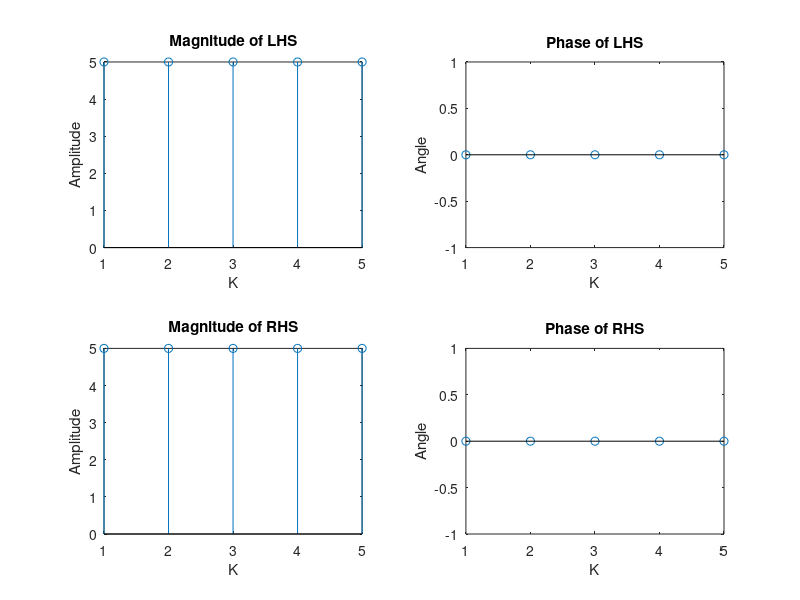

Here is the MATLAB script that generated this plot:
% DFT{x*(n)} = X*(N-k) or X*((-k))N
clc;
clear all;
close all;

N=input("Enter the value of N: "); 
n=1:N;
% k=1:N;
x = input("Enter a sequence: ");
x = [x, zeros(1, N-length(x))];

X = fft(conj(x));
LHS = X;

subplot(2,2,1)
stem(n,abs(LHS))
title("Magnitude of LHS")
ylabel('Amplitude');
xlabel('K');

subplot(2,2,2)
stem(n,angle(LHS))
title("Phase of LHS")
ylabel('Angle');
xlabel('K');

K=2:N;
RHS = X(1);
for k=2:N
    RHS(k) = conj(X(N+2-k));
end

subplot(2,2,3)
stem(n,abs(RHS))
title("Magnitude of RHS")
ylabel('Amplitude');
xlabel('K');

subplot(2,2,4)
stem(n,angle(RHS))
title("Phase of RHS")
ylabel('Angle');
xlabel('K');